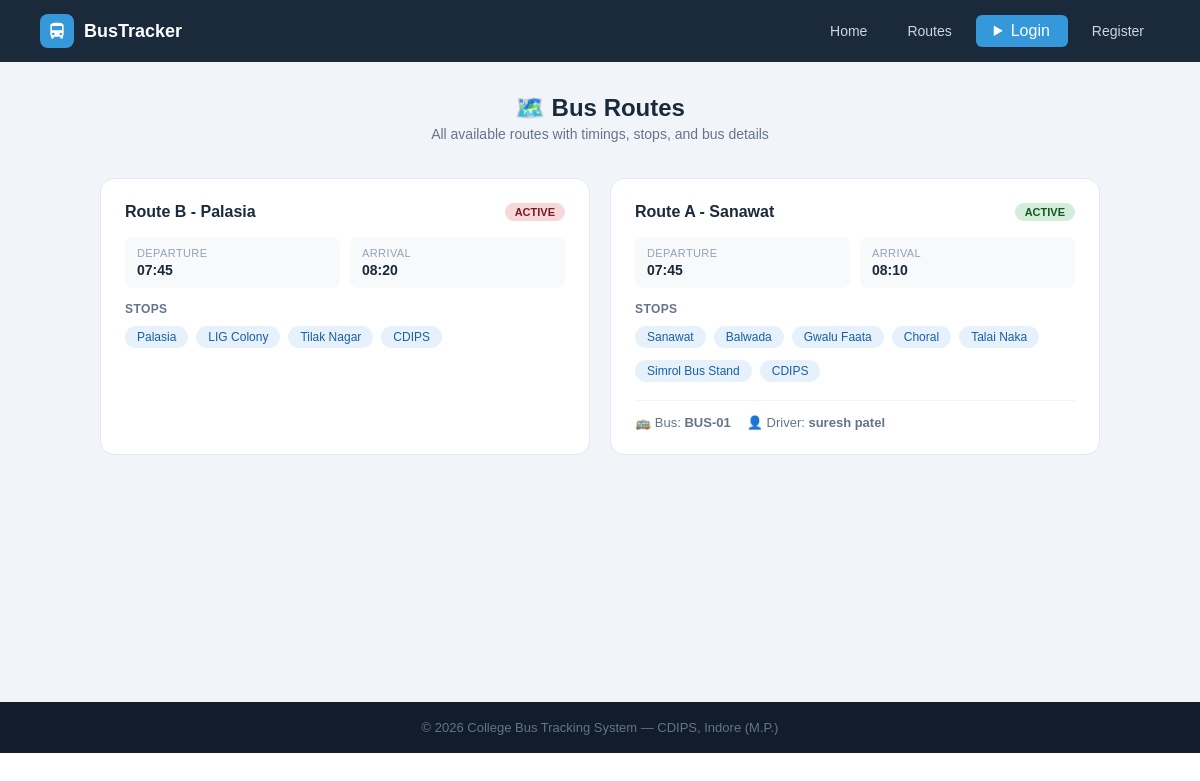
Before: /routes-info with the older database file.
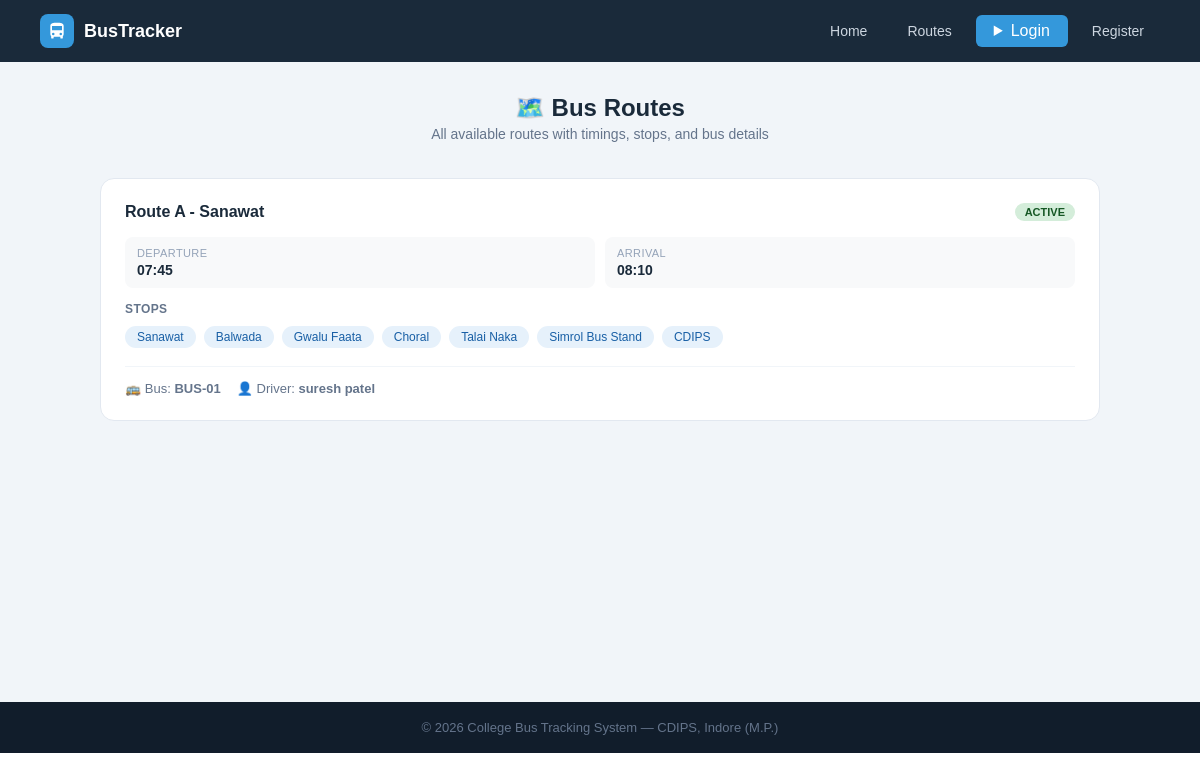
After: the same page with the newer database file.
### tables this page shows
CREATE TABLE routes (
        id INTEGER PRIMARY KEY AUTOINCREMENT,
        route_name TEXT NOT NULL, bus_id INTEGER,
        start_point TEXT, end_point TEXT,
        departure_time TEXT, arrival_time TEXT, stops TEXT, original_bus_id INTEGER,
        FOREIGN KEY(bus_id) REFERENCES buses(id));

CREATE TABLE buses (
        id INTEGER PRIMARY KEY AUTOINCREMENT,
        bus_number TEXT UNIQUE NOT NULL, driver_name TEXT NOT NULL,
        driver_phone TEXT, capacity INTEGER DEFAULT 40,
        status TEXT DEFAULT 'active',
        current_lat REAL DEFAULT 22.7196, current_lng REAL DEFAULT 75.8577, driver_address TEXT);

### app.py (the view)
@app.route('/routes-info')
def routes_page():
    db = get_db()
    routes = db.execute('''SELECT r.*,b.bus_number,b.driver_name,b.status
                           FROM routes r LEFT JOIN buses b ON r.bus_id=b.id''').fetchall()
    db.close(); return render_template('routes.html', routes=routes)

### app.py (called while the page is built, shortened)
def get_db():
    conn = sqlite3.connect(DB)
    conn.row_factory = sqlite3.Row
    return conn

@app.context_processor
def inject_notifications():
    return dict(notifications=[], unread_count=0)

### templates/routes.html (shortened to what this page needs)
{% extends "base.html" %}
{% block content %}
<div class="page">
    <div class="page-header" style="text-align:center;margin-bottom:36px">
        <h1>🗺️ Bus Routes</h1>
        <p>All available routes with timings, stops, and bus details</p>
    </div>
    <div class="routes-grid">
    {% for r in routes %}
    <div class="route-card">
        <div class="route-header">
            <div class="route-name">{{ r.route_name }}</div>
            <span class="badge {{ 'badge-green' if r.status == 'active' else 'badge-red' }}">
                {{ r.status.upper() if r.status else 'ACTIVE' }}
            </span>
        </div>
        <div class="route-info">
            <div class="ri-item"><div class="key">Departure</div><div class="val">{{ r.departure_time }}</div></div>
            <div class="ri-item"><div class="key">Arrival</div><div class="val">{{ r.arrival_time }}</div></div>
        </div>
        <div class="stops-label">Stops</div>
        <div class="stops-flow">
            {% set stop_list = r.stops.replace('-', '→').replace(',', '→').split('→') %}
            {% for stop in stop_list %}
            <span class="stop-chip">{{ stop.strip() }}</span>
            {% endfor %}
        </div>
        {% if r.bus_number %}
        <div class="bus-info">
            <span>🚌 Bus: <b>{{ r.bus_number }}</b></span>
            <span>👤 Driver: <b>{{ r.driver_name }}</b></span>
        </div>
        {% endif %}
    </div>
    {% else %}
    <div style="text-align:center;color:#94a3b8;padding:40px;grid-column:1/-1">No routes available.</div>
    {% endfor %}
    </div>
</div>
{% endblock %}

Changed rows visible on the page:
removed routes: route_name "Route B - Palasia", status "ACTIVE", departure_time "07:45", arrival_time "08:20", strip "Palasia" "LIG Colony" "Tilak Nagar" "CDIPS"
